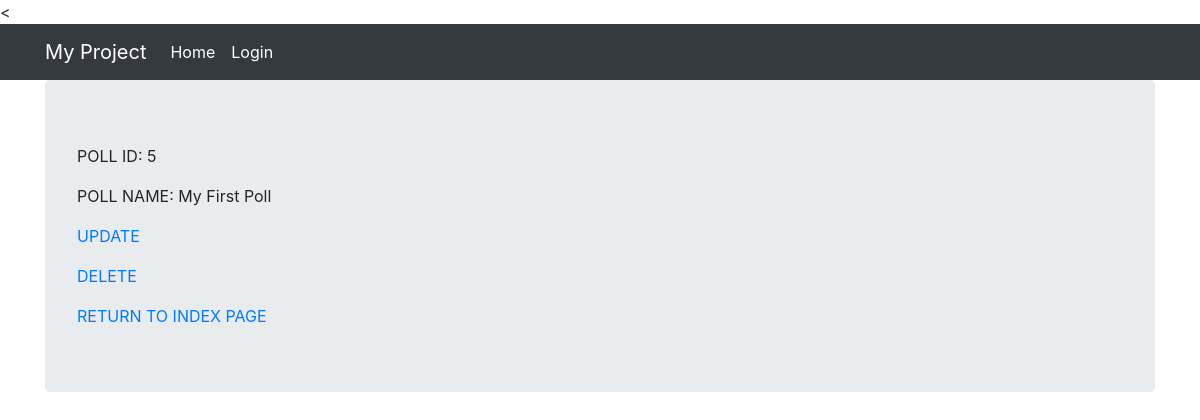
/polls/polls-detail-view/5/, run on an earlier commit of the app's database.
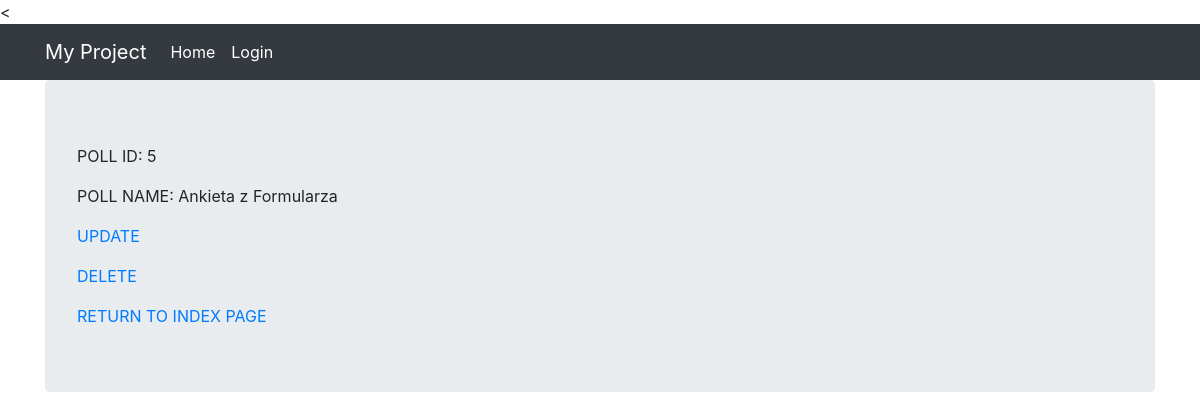
And on a later commit of the database.
### polls/models.py (models this page shows, shortened)
class Poll(models.Model):
    name = models.CharField(max_length=128)

### polls/views_class.py (the view)
class PollDetailView(DetailView):
    model = Poll
    template_name = "polls/my_poll.html"

### polls/templates/polls/my_poll.html
<{% extends "base.html" %}
{% block content %}
    <p>POLL ID: {{ poll.id }}</p>
    <p>POLL NAME: {{ poll.name }}</p>
    <p><a href="{% url 'polls_class_views:polls-update-view' pk=poll.pk %}">UPDATE</a></p>
    <p><a href="{% url 'polls_class_views:polls-delete-view' pk=poll.pk %}">DELETE</a></p>
    <a href="{% url 'polls_views:index' %}">RETURN TO INDEX PAGE</a>
{% endblock %}

What changed in the data, as far as the page shows it:
changed Poll id 5: name "My First Poll" → "Ankieta z Formularza"
